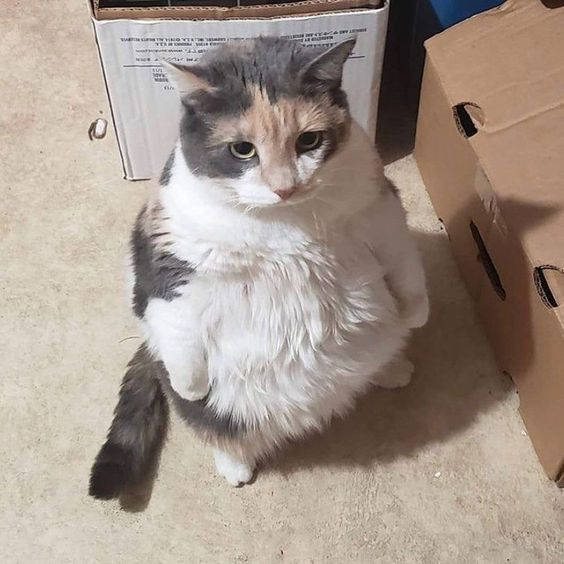
#> input picture indiv/catts.jpg, 564 x 564 px
$ jupyter execute indiv.ipynb
#> lines starting #> are read from the running program, lines starting #| are printed output that depends on the picture; after the words box and inside, x2 and y2 are one past the last pixel; in counts of white or black regions, pixels touching at a corner belong together
## Индивидуальное задание
<font size="4"> Вывести количество контуров, найденных с помощью len(контуры).
1. Загружается изображение в оттенках серого
2. Устанавливает пороговое значение для создания двоичного изображения, используя cv2.threshold. Исходное и двоичное изображения затем отображаются с помощью matplotlib.
3. Используется cv2.findContours для поиска контуров в двоичном изображении и cv2.drawContours для рисования контуров на копии исходного изображения. Результирующее изображение с контурами отображается с помощью matplotlib.

[cell 1]
import cv2
from matplotlib import pyplot as plt

# Load the image in grayscale
img = cv2.imread('catts.jpg', cv2.IMREAD_GRAYSCALE)
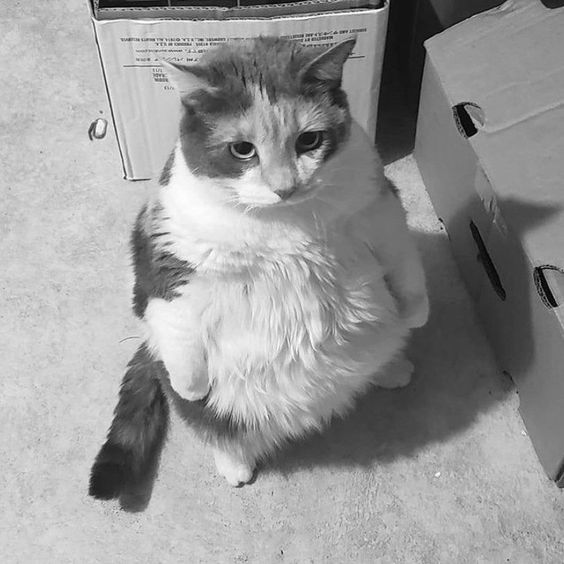
#> img: shape (564, 564); min 0, max 255, mean 152.7

# Threshold the image to create a binary image
ret, thresh = cv2.threshold(img, 127, 255, cv2.THRESH_BINARY)
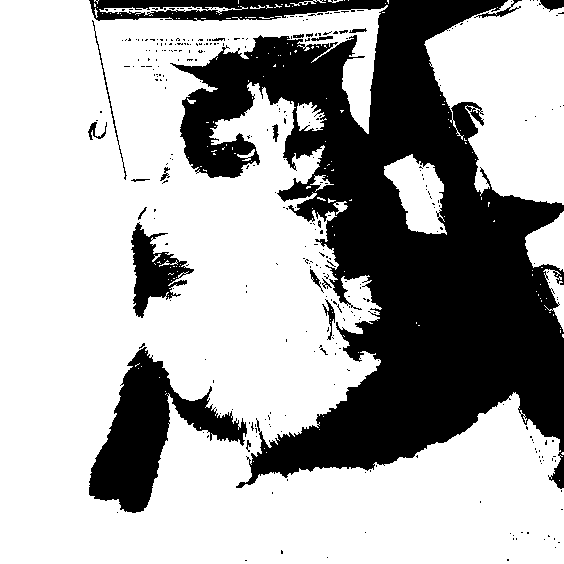
#> thresh: shape (564, 564); 66.8% white; 328 black regions (308 under 20 px)

# Display the original and binary images
plt.subplot(121)
plt.imshow(img, cmap='gray')
plt.title('Original')
plt.axis('off')

plt.subplot(122)
plt.imshow(thresh, cmap='gray')
plt.title('Binary')
plt.axis('off')

plt.show()
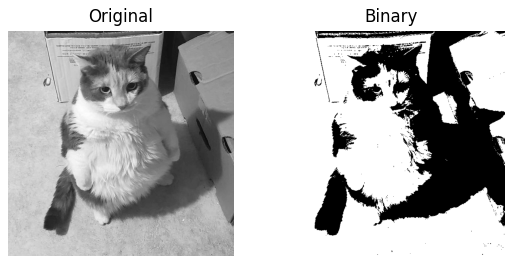
#> figure drawn by matplotlib, 2 panels

# Compute the main features of the binary image
contours, hierarchy = cv2.findContours(thresh, cv2.RETR_TREE, cv2.CHAIN_APPROX_SIMPLE)
#> contours = 628 contours, 586 with area under 20; largest, box (x1, y1, x2, y2) and area: (0, 0, 564, 564) 197530, (424, 0, 564, 205) 19899, (88, 346, 248, 514) 10327, (384, 154, 447, 235) 2912, (130, 222, 195, 319) 2896

# Draw the contours on a copy of the original image
img_copy = img.copy()
cv2.drawContours(img_copy, contours, -1, (0, 255, 0), 2)
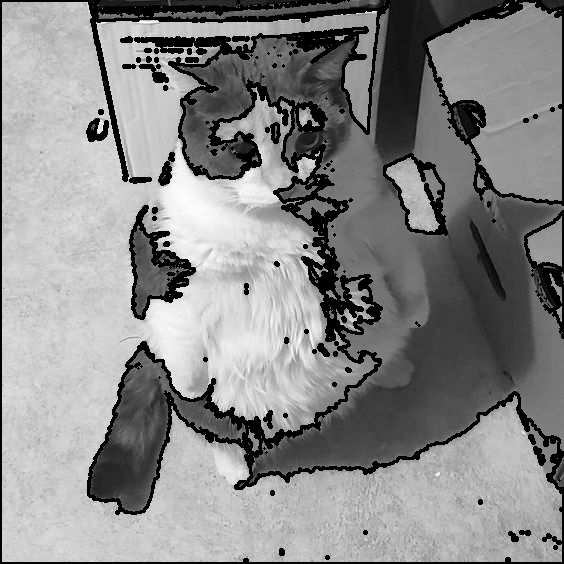
#> img_copy: shape (564, 564); 11.4% of pixels changed, all inside (x1, y1, x2, y2) = (0, 0, 564, 564)

# Display the image with contours
plt.imshow(img_copy, cmap='gray')
plt.title('Contours')
plt.axis('off')
plt.show()

# Print the number of contours found
print(f'Number of contours: {len(contours)}')
#| Number of contours: 628
